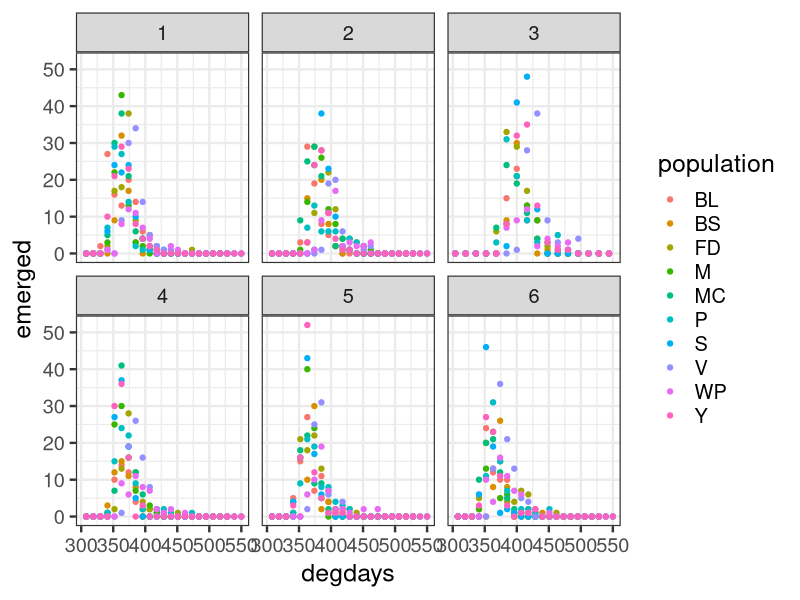
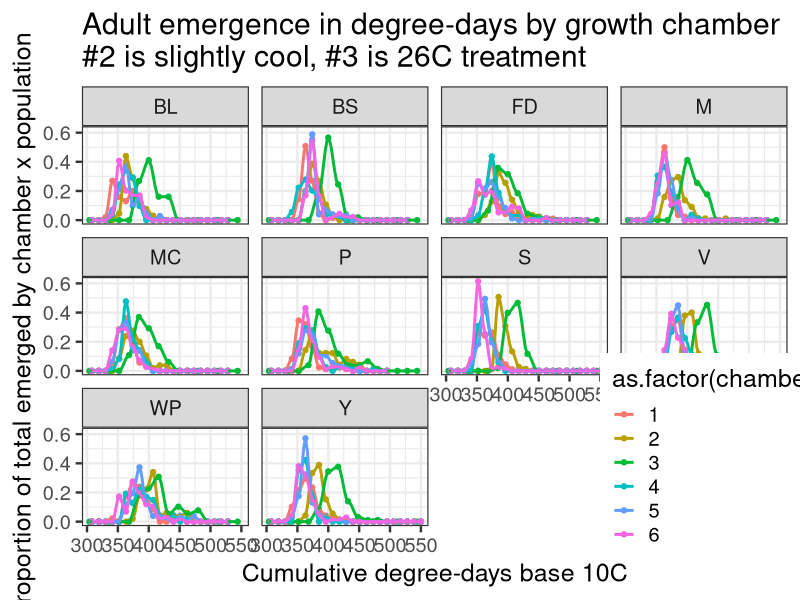
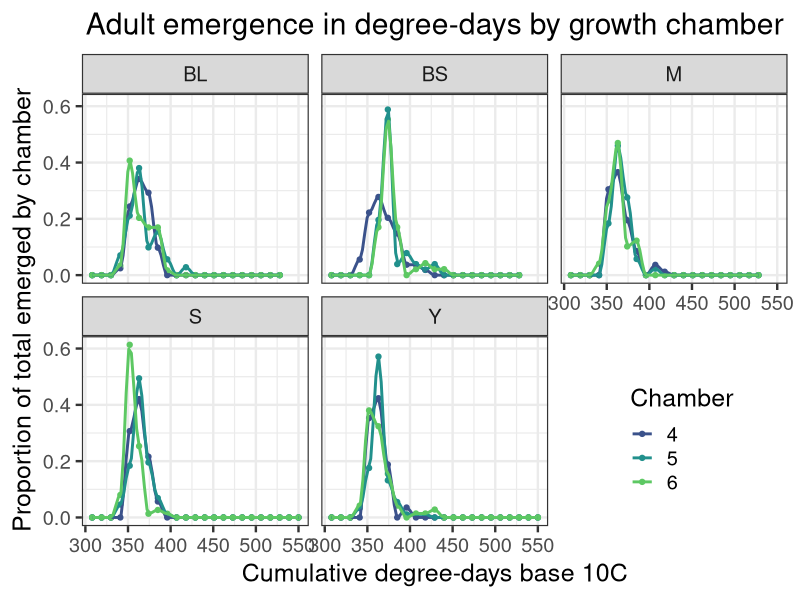

Write R code to recreate these figures, in order.
pkgs <- c("lubridate", "dplyr", "tidyr",
          "stringr", "purrr", "ggplot2", "viridis")
# install.packages(pkgs) # install if needed
inst = lapply(pkgs, library, character.only = TRUE) # load them

theme_set(theme_bw(base_size = 18)) 


dat <- read.csv("data/galerucella_chamber_emergence_2018.csv", header = TRUE)

# reformat data from wide to long
df <- dat %>% 
  gather(date, count, X8.6.2018:X9.6.2018) %>% 
  mutate(date = mdy(gsub(pattern = "X", replacement = "", x = date)),
         ovip_date = dmy(paste0(ovip_date, "-2018"))) %>% 
  rowwise() %>% 
  mutate(degdays = (temperature - 10) * as.numeric(date - ovip_date)) %>% 
  group_by(chamber, temperature, photoperiod, population, degdays) %>% 
  summarise(emerged = sum(count, na.rm = TRUE)) %>% 
  filter(degdays <= 550 & degdays >= 300) %>% 
  group_by(chamber, population) %>% 
  mutate(tot_emerged = sum(emerged),
         prop_emerged = emerged / tot_emerged)


levels(df$population) <- c("Bellingham, WA", "Baskett-Slough, OR", "Ft. Drum, NY", "Montesano, WA",
                           "McArthur, CA", "Palermo, CA", "Sutherlin, OR", "Coeburn, VA", "West Point, NY",
                           "Yakima, WA")

# what's the average degree-day for emergence excluding cool chamber 2?
avgemerg <- df %>% 
  filter(chamber %in% c(1, 4, 5, 6)) %>% 
  group_by(population) %>% 
  summarise(meandd = weighted.mean(degdays, emerged)) %>% 
  arrange(meandd)
avgemerg

# plot of each chamber's counts by population
plt <- ggplot(df, aes(x = degdays, y = emerged, group = population, color = population)) + 
  geom_point() +
  # geom_smooth(method = "gam") +
  facet_wrap(~chamber)
plt

# better plot, emergence by chamber for each population in a separate facet
plt <- ggplot(df, aes(x = degdays, y = prop_emerged, group = interaction(population, chamber), color = as.factor(chamber))) + 
  geom_point() +
  geom_smooth(span = .15, se = FALSE) +
  facet_wrap(~population) + 
  ggtitle("Adult emergence in degree-days by growth chamber\n#2 is slightly cool, #3 is 26C treatment") +
  xlab("Cumulative degree-days base 10C") +
  ylab("Proportion of total emerged by chamber x population") +
  theme(legend.position = c(0.9, 0.175))
plt


df2 <- df %>% 
  filter(population %in% unique(df$population)[c(1, 2, 4, 7, 10)], chamber >= 4)
plt <- ggplot(df2, aes(x = degdays, y = prop_emerged, group = interaction(population, chamber), color = as.factor(chamber))) + 
  geom_point() +
  scale_color_viridis(name = "Chamber", discrete = TRUE, begin = .25, end = .75) +
  geom_smooth(span = .15, se = FALSE) +
  facet_wrap(~population) + 
  ggtitle("Adult emergence in degree-days by growth chamber") +
  xlab("Cumulative degree-days base 10C") +
  ylab("Proportion of total emerged by chamber") +
  theme(legend.position = c(0.85, 0.2), plot.title = element_text(hjust = 0.5))
plt

# 
# 
# # any difference in oviposition date?
# df <- dat %>% 
#   gather(date, count, X8.6.2018:X9.6.2018) %>% 
#   mutate(date = mdy(gsub(pattern = "X", replacement = "", x = date)),
#          ovip_date = dmy(paste0(ovip_date, "-2018"))) %>% 
#   rowwise() %>% 
#   mutate(degdays = (temperature - 10) * as.numeric(date - ovip_date)) %>% 
#   filter(chamber %in% c(1, 4, 5, 6)) %>% 
#   # group_by(temperature, photoperiod, population, degdays, ovip_date) %>% 
#   group_by(temperature, photoperiod, population, degdays) %>% 
#   summarise(emerged = sum(count, na.rm = TRUE)) %>% 
#   filter(degdays <= 550 & degdays >= 300) %>% 
#   group_by(population) %>% 
#   # group_by(population, ovip_date) %>% 
#   mutate(tot_emerged = sum(emerged),
#          prop_emerged = emerged / tot_emerged) %>% 
#   group_by(population) %>% 
#   mutate(ovip_day = as.numeric(ovip_date - max(ovip_date)))
# 
# levels(df$population) <- c("Bellingham, WA", "Baskett-Slough, OR", "Ft. Drum, NY", "Montesano, WA",
#                            "McArthur, CA", "Palermo, CA", "Sutherlin, OR", "Coeburn, VA", "West Point, NY",
#                            "Yakima, WA")
# 
# df$ovip_day <- factor(as.character(df$ovip_day), c("-2", "-1", "0"))
# levels(df$ovip_day) <- c("1st", "2nd", "3rd")
# 
# 
# plt <- ggplot(df, aes(x = degdays, y = prop_emerged, group = interaction(population, ovip_day), color = ovip_day)) + 
#   geom_point() +
#   geom_smooth(span = .15, se = FALSE) +
#   facet_wrap(~population) + 
#   ggtitle("Adult emergence in degree-days for chambers 1, 4, 5, & 6\ngrouped by day of oviposition") +
#   xlab("Cumulative degree-days base 10C") +
#   ylab("Proportion of total emerged in chamber") +
#   theme(legend.position = c(0.9, 0.15))
# plt
# 
# df %>% 
#   group_by(population, ovip_day) %>% 
#   summarise(meandd = weighted.mean(degdays, emerged)) %>% 
#   arrange(meandd)
# 
# 
# plt <- ggplot(df, aes(x = degdays, y = prop_emerged)) + 
#   geom_point() +
#   geom_smooth(span = .15, se = FALSE) +
#   facet_wrap(~population) + 
#   ggtitle("Adult emergence in degree-days by population") +
#   xlab("Cumulative degree-days base 10C") +
#   ylab("Proportion of total emerged") +
#   theme(legend.position = c(0.9, 0.15))
# plt
